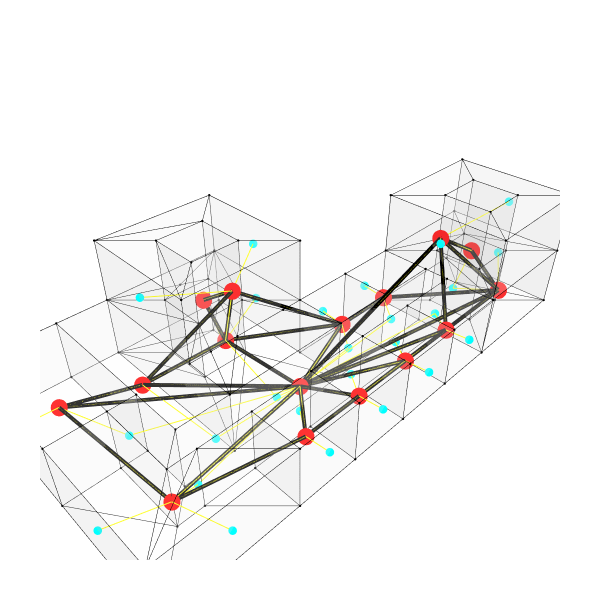

The notebook cell this image was saved under:
### Markdown cell above
## 2.4. Graph styling and plotting

### Code cell
# Style cells graph
vertices_cells = Graph.Vertices(g_cells)
for v in vertices_cells:
    d = Dictionary.ByKeysValues(["size", "color"], [20, "red"])
    v = Topology.SetDictionary(v, d)

edges_cells = Graph.Edges(g_cells)
for e in edges_cells:
    d = Dictionary.ByKeysValues(["width", "color"], [8, "black"])
    e = Topology.SetDictionary(e, d)

# Style apertures graph
vertices_apertures = Graph.Vertices(g_apertures)
for v in vertices_apertures:
    d = Dictionary.ByKeysValues(["size", "color"], [10, "cyan"])
    v = Topology.SetDictionary(v, d)

edges_apertures = Graph.Edges(g_apertures)
for e in edges_apertures:
    d = Dictionary.ByKeysValues(["width", "color"], [2, "yellow"])
    e = Topology.SetDictionary(e, d)

# Visualize both graphs together
Topology.Show(building, g_apertures, g_cells,
              vertexSizeKey="size",
              vertexColorKey="color",
              edgeWidthKey="width",
              edgeColorKey="color",
              faceOpacity=0.2,
              width=600,
              height=600,
              backgroundColor="white",
              renderer=renderer)

### Figure 1 — Plotly figure (JSON) as saved in the notebook; plotly's stock layout.template omitted (floating-point values rounded to 4 significant figures; data arrays with more than 128 entries replaced by an {"elided": "..."} marker saying what was removed)
{"data": [{"customdata": ["", "", "", "", "", "", "", "", "", "", "", "", "", "", "", "", "", "", "", "", "", "", "", "", "", "", "", "", "", "", "", "", "", "", "", "", "", "", "", "", "", "", "", "", "", "", "", "", "", "", "", "", "", "", "", "", "", "", "", "", "", "", "", "", "", "", "", "", "", "", "", "", "", "", "", "", "", "", "", "", "", "", "", "", "", "", "", "", "", "", "", "", "", "", "", "", ""], "hoverinfo": "text", "hovertemplate": ["Click ", "Click ", "Click ", "Click ", "Click ", "Click ", "Click ", "Click ", "Click ", "Click ", "Click ", "Click ", "Click ", "Click ", "Click ", "Click ", "Click ", "Click ", "Click ", "Click ", "Click ", "Click ", "Click ", "Click ", "Click ", "Click ", "Click ", "Click ", "Click ", "Click ", "Click ", "Click ", "Click ", "Click ", "Click ", "Click ", "Click ", "Click ", "Click ", "Click ", "Click ", "Click ", "Click ", "Click ", "Click ", "Click ", "Click ", "Click ", "Click ", "Click ", "Click ", "Click ", "Click ", "Click ", "Click ", "Click ", "Click ", "Click ", "Click ", "Click ", "Click ", "Click ", "Click ", "Click ", "Click ", "Click ", "Click ", "Click ", "Click ", "Click ", "Click ", "Click ", "Click ", "Click ", "Click ", "Click ", "Click ", "Click ", "Click ", "Click ", "Click ", "Click ", "Click ", "Click ", "Click ", "Click ", "Click ", "Click ", "Click ", "Click ", "Click ", "Click ", "Click ", "Click ", "Click ", "Click ", "Click "], "hovertext": ["", "", "", "", "", "", "", "", "", "", "", "", "", "", "", "", "", "", "", "", "", "", "", "", "", "", "", "", "", "", "", "", "", "", "", "", "", "", "", "", "", "", "", "", "", "", "", "", "", "", "", "", "", "", "", "", "", "", "", "", "", "", "", "", "", "", "", "", "", "", "", "", "", "", "", "", "", "", "", "", "", "", "", "", "", "", "", "", "", "", "", "", "", "", "", "", ""], "legendgroup": "1", "legendrank": 1, "marker": {"color": ["#000000", "#000000", "#000000", "#000000", "#000000", "#000000", "#000000", "#000000", "#000000", "#000000", "#000000", "#000000", "#000000", "#000000", "#000000", "#000000", "#000000", "#000000", "#000000", "#000000", "#000000", "#000000", "#000000", "#000000", "#000000", "#000000", "#000000", "#000000", "#000000", "#000000", "#000000", "#000000", "#000000", "#000000", "#000000", "#000000", "#000000", "#000000", "#000000", "#000000", "#000000", "#000000", "#000000", "#000000", "#000000", "#000000", "#000000", "#000000", "#000000", "#000000", "#000000", "#000000", "#000000", "#000000", "#000000", "#000000", "#000000", "#000000", "#000000", "#000000", "#000000", "#000000", "#000000", "#000000", "#000000", "#000000", "#000000", "#000000", "#000000", "#000000", "#000000", "#000000", "#000000", "#000000", "#000000", "#000000", "#000000", "#000000", "#000000", "#000000", "#000000", "#000000", "#000000", "#000000", "#000000", "#000000", "#000000", "#000000", "#000000", "#000000", "#000000", "#000000", "#000000", "#000000", "#000000", "#000000", "#000000"], "line": {"width": 0}, "opacity": 1, "size": [2.8, 2.8, 2.8, 2.8, 2.8, 2.8, 2.8, 2.8, 2.8, 2.8, 2.8, 2.8, 2.8, 2.8, 2.8, 2.8, 2.8, 2.8, 2.8, 2.8, 2.8, 2.8, 2.8, 2.8, 2.8, 2.8, 2.8, 2.8, 2.8, 2.8, 2.8, 2.8, 2.8, 2.8, 2.8, 2.8, 2.8, 2.8, 2.8, 2.8, 2.8, 2.8, 2.8, 2.8, 2.8, 2.8, 2.8, 2.8, 2.8, 2.8, 2.8, 2.8, 2.8, 2.8, 2.8, 2.8, 2.8, 2.8, 2.8, 2.8, 2.8, 2.8, 2.8, 2.8, 2.8, 2.8, 2.8, 2.8, 2.8, 2.8, 2.8, 2.8, 2.8, 2.8, 2.8, 2.8, 2.8, 2.8, 2.8, 2.8, 2.8, 2.8, 2.8, 2.8, 2.8, 2.8, 2.8, 2.8, 2.8, 2.8, 2.8, 2.8, 2.8, 2.8, 2.8, 2.8, 2.8], "sizemode": "diameter", "symbol": "circle"}, "mode": "markers", "name": "1: Untitled (Vertices)", "showlegend": false, "text": ["", "", "", "", "", "", "", "", "", "", "", "", "", "", "", "", "", "", "", "", "", "", "", "", "", "", "", "", "", "", "", "", "", "", "", "", "", "", "", "", "", "", "", "", "", "", "", "", "", "", "", "", "", "", "", "", "", "", "", "", "", "", "", "", "", "", "", "", "", "", "", "", "", "", "", "", "", "", "", "", "", "", "", "", "", "", "", "", "", "", "", "", "", "", "", "", ""], "type": "scatter3d", "x": [12.5, 12.5, 12.5, 12.5, 15, 15, 15, 15, 10, 10, 10, 10, 5, 3, 10, 12.5, 15, 7.5, 5, 3, 2, 3, 2, 3, 5, 7.5, 15, 12.5, 10, 5, 3, 2, 3, 2, 20, 20, 15, 16.5, 16.5, 16.5, 15, 18.5, 20, 20, 18.5, 18.5, 16.5, 18.5, 7.5, 7.5, 3, 5, 5, 5, 3, 8.5, 10, 10, 7, 9.143, 10, 10, 6.5, 5.857, 6.5, 8.5, 8.5, 7.5, 6.5, 6.5, 8.5, 12.5, 12.5, 5, 5, 0, 0, 0, 0, 0, 0, 15, 15, 16.5, 16.5, 18.5, 20, 20, 18.5, 5, 10, 5, 10, 8.5, 6.5, 6.5, 8.5], "y": [2, 2, 0, 0, 2, 2, 0, 0, 2, 2, 0, 0, 3, 3, 3, 3, 3, 2, 2, 2, 2, 3, 2, 2, 2, 2, 3, 3, 3, 3, 5, 5, 5, 5, 0, 0, 5, 3.5, 1.5, 3.5, 5, 1.5, 5, 5, 1.5, 3.5, 1.5, 3.5, 0, 0, 10, 10, 10, 5, 10, 6.5, 5, 5, 5, 5, 10, 10, 6.5, 5, 6.5, 6.5, 8.5, 8.929, 8.5, 8.5, 8.5, 5, 5, 0, 0, 0, 0, 5, 5, 10, 10, 5, 0, 3.5, 1.5, 3.5, 5, 0, 1.5, 5, 5, 10, 10, 6.5, 6.5, 8.5, 8.5], "z": [2.5, 0, 0, 2.5, 0, 2.5, 0, 2.5, 0, 2.5, 0, 2.5, 0, 0, 0, 0, 0, 0, 0, 0, 0, 2.5, 2.5, 2.5, 2.5, 2.5, 2.5, 2.5, 2.5, 2.5, 0, 0, 2.5, 2.5, 0, 2.5, 0, 0, 0, 2.5, 2.5, 0, 0, 2.5, 2.5, 0, 2.5, 2.5, 0, 2.5, 0, 0, 2.5, 2.5, 2.5, 0, 0, 2.5, 2.5, 2.5, 2.5, 0, 0, 2.5, 2.5, 2.5, 0, 2.5, 0, 2.5, 2.5, 0, 2.5, 0, 2.5, 0, 2.5, 0, 2.5, 0, 2.5, 5, 5, 5, 5, 5, 5, 5, 5, 5, 5, 5, 5, 5, 5, 5, 5]}, {"hoverinfo": "text", "hovertext": [], "legendgroup": "2", "legendrank": 2, "line": {"color": "#000000", "dash": "solid", "width": 1}, "marker": {"color": "#000000", "size": 0.25, "symbol": "circle"}, "mode": "markers+lines", "name": "1: Untitled (Edges)", "showlegend": false, "text": [], "type": "scatter3d", "x": {"elided": "687 float values"}, "y": {"elided": "687 float values"}, "z": {"elided": "687 float values"}}, {"cmax": 1, "cmin": 0, "color": "#FAFAFA", "colorscale": [[0, "#440154"], [0.1111, "#482878"], [0.2222, "#3e4989"], [0.3333, "#31688e"], [0.4444, "#26828e"], [0.5556, "#1f9e89"], [0.6667, "#35b779"], [0.7778, "#6ece58"], [0.8889, "#b5de2b"], [1, "#fde725"]], "flatshading": true, "hoverinfo": "text", "hovertext": "", "i": {"elided": "278 int values"}, "j": {"elided": "278 int values"}, "k": {"elided": "278 int values"}, "legendgroup": "3", "legendrank": 3, "lighting": {"facenormalsepsilon": 0}, "name": "1: Untitled (Faces)", "opacity": 0.2, "showlegend": false, "showscale": false, "text": "", "type": "mesh3d", "x": [12.5, 12.5, 12.5, 12.5, 15, 15, 15, 15, 10, 10, 10, 10, 12.5, 15, 10, 7.5, 5, 5, 3, 3, 2, 3, 2, 3, 5, 5, 7.5, 10, 12.5, 15, 2, 3, 2, 3, 20, 20, 16.5, 16.5, 15, 16.5, 15, 18.5, 20, 20, 18.5, 18.5, 16.5, 18.5, 7.5, 7.5, 5, 3, 5, 5, 3, 8.5, 10, 10, 7, 9.143, 10, 10, 6.5, 5.857, 6.5, 8.5, 8.5, 7.5, 6.5, 6.5, 8.5, 12.5, 12.5, 5, 5, 0, 0, 0, 0, 0, 0, 15, 15, 16.5, 16.5, 18.5, 20, 20, 18.5, 5, 10, 5, 10, 8.5, 6.5, 6.5, 8.5], "y": [0, 2, 2, 0, 2, 2, 0, 0, 2, 2, 0, 0, 3, 3, 3, 2, 3, 2, 3, 2, 2, 3, 2, 2, 3, 2, 2, 3, 3, 3, 5, 5, 5, 5, 0, 0, 1.5, 3.5, 5, 3.5, 5, 1.5, 5, 5, 1.5, 3.5, 1.5, 3.5, 0, 0, 10, 10, 10, 5, 10, 6.5, 5, 5, 5, 5, 10, 10, 6.5, 5, 6.5, 6.5, 8.5, 8.929, 8.5, 8.5, 8.5, 5, 5, 0, 0, 0, 0, 5, 5, 10, 10, 5, 0, 3.5, 1.5, 3.5, 5, 0, 1.5, 5, 5, 10, 10, 6.5, 6.5, 8.5, 8.5], "z": [0, 2.5, 0, 2.5, 2.5, 0, 0, 2.5, 0, 2.5, 0, 2.5, 0, 0, 0, 0, 0, 0, 0, 0, 0, 2.5, 2.5, 2.5, 2.5, 2.5, 2.5, 2.5, 2.5, 2.5, 0, 0, 2.5, 2.5, 0, 2.5, 0, 0, 0, 2.5, 2.5, 0, 0, 2.5, 2.5, 0, 2.5, 2.5, 0, 2.5, 0, 0, 2.5, 2.5, 2.5, 0, 0, 2.5, 2.5, 2.5, 2.5, 0, 0, 2.5, 2.5, 2.5, 0, 2.5, 0, 2.5, 2.5, 0, 2.5, 0, 2.5, 0, 2.5, 0, 2.5, 0, 2.5, 5, 5, 5, 5, 5, 5, 5, 5, 5, 5, 5, 5, 5, 5, 5, 5]}, {"hoverinfo": "text", "hovertext": [], "legendgroup": "6", "legendrank": 6, "line": {"color": "#FFFF00", "dash": "solid", "width": 2}, "marker": {"color": "#FFFF00", "size": 0.5, "symbol": "circle"}, "mode": "markers+lines", "name": "2: Untitled Graph (Edges)", "showlegend": false, "text": [], "type": "scatter3d", "x": {"elided": "216 float values"}, "y": {"elided": "216 float values"}, "z": {"elided": "216 float values"}}, {"customdata": ["", "", "", "", "", "", "", "", "", "", "", "", "", "", "", "", "", "", "", "", "", "", "", "", "", "", "", "", "", "", "", "", "", "", "", "", "", "", "", "", "", "", ""], "hoverinfo": "text", "hovertemplate": ["Click ", "Click ", "Click ", "Click ", "Click ", "Click ", "Click ", "Click ", "Click ", "Click ", "Click ", "Click ", "Click ", "Click ", "Click ", "Click ", "Click ", "Click ", "Click ", "Click ", "Click ", "Click ", "Click ", "Click ", "Click ", "Click ", "Click ", "Click ", "Click ", "Click ", "Click ", "Click ", "Click ", "Click ", "Click ", "Click ", "Click ", "Click ", "Click ", "Click ", "Click ", "Click ", "Click "], "hovertext": ["", "", "", "", "", "", "", "", "", "", "", "", "", "", "", "", "", "", "", "", "", "", "", "", "", "", "", "", "", "", "", "", "", "", "", "", "", "", "", "", "", "", ""], "legendgroup": "5", "legendrank": 5, "marker": {"color": ["#00FFFF", "#00FFFF", "#00FFFF", "#00FFFF", "#00FFFF", "#00FFFF", "#00FFFF", "#00FFFF", "#00FFFF", "#00FFFF", "#00FFFF", "#00FFFF", "#00FFFF", "#00FFFF", "#00FFFF", "#00FFFF", "#00FFFF", "#00FFFF", "#00FFFF", "#00FFFF", "#00FFFF", "#00FFFF", "#00FFFF", "#00FFFF", "#00FFFF", "#00FFFF", "#00FFFF", "#00FFFF", "#00FFFF", "#00FFFF", "#00FFFF", "#00FFFF", "#00FFFF", "#00FFFF", "#00FFFF", "#00FFFF", "#00FFFF", "#00FFFF", "#00FFFF", "#00FFFF", "#00FFFF", "#00FFFF", "#00FFFF"], "line": {"width": 0}, "opacity": 1, "size": [10, 10, 10, 10, 10, 10, 10, 10, 10, 10, 10, 10, 10, 10, 10, 10, 10, 10, 10, 10, 10, 10, 10, 10, 10, 10, 10, 10, 10, 10, 10, 10, 10, 10, 10, 10, 10, 10, 10, 10, 10, 10, 10], "sizemode": "diameter", "symbol": "circle"}, "mode": "markers", "name": "2: Untitled Graph (Vertices)", "showlegend": false, "text": ["", "", "", "", "", "", "", "", "", "", "", "", "", "", "", "", "", "", "", "", "", "", "", "", "", "", "", "", "", "", "", "", "", "", "", "", "", "", "", "", "", "", ""], "type": "scatter3d", "x": [8.75, 13.75, 17.5, 16.5, 10.5, 4, 1.5, 7.5, 13.75, 6.9, 14.5, 2.5, 9.5, 7.5, 0, 13.75, 7.7, 4.321, 20, 12, 11.25, 17.5, 10, 13.75, 7, 6.25, 20, 11.25, 0, 11.25, 1.938, 7.5, 2.871, 15, 15.5, 10, 8.75, 5, 6.25, 7.5, 2.5, 11.25, 13], "y": [1, 4, 2.5, 2.5, 3, 6.5, 7.5, 7.5, 1, 3, 2, 5, 2, 6.5, 7.5, 5, 2.7, 3, 2.5, 2, 5, 1, 7.5, 0, 2, 1, 2.5, 0, 2.5, 1, 1.938, 5.75, 2, 2.5, 2.833, 7.5, 0, 7.5, 0, 6.371, 0, 4, 3], "z": [1.25, 1.25, 2.5, 1.1, 1.1, 1.25, 1.25, 2.5, 1.25, 1.1, 1.1, 1.1, 1.1, 1.1, 1.35, 1.35, 1.25, 1.1, 1.35, 1.1, 1.35, 1.25, 3.85, 1.35, 1.1, 1.25, 3.85, 1.35, 1.35, 1.25, 1.25, 3.75, 1.1, 3.85, 3.75, 1.35, 1.35, 3.85, 1.35, 1.25, 1.35, 1.25, 1.1]}, {"hoverinfo": "text", "hovertext": [], "legendgroup": "10", "legendrank": 10, "line": {"color": "#000000", "dash": "solid", "width": 8}, "marker": {"color": "#000000", "size": 2, "symbol": "circle"}, "mode": "markers+lines", "name": "3: Untitled Graph (Edges)", "showlegend": false, "text": [], "type": "scatter3d", "x": [13.75, 7.7, null, 13.75, 15.5, null, 13.75, 17.5, null, 13.75, 11.25, null, 7.7, 4, null, 4, 7.5, null, 4, 7.5, null, 4, 1.5, null, 7.7, 13.75, null, 15.5, 13.75, null, 11.25, 13.75, null, 17.5, 13.75, null, 15.5, 17.5, null, 17.5, 17.5, null, 7.7, 1.938, null, 6.25, 1.938, null, 1.938, 1.5, null, 7.7, 8.75, null, 7.7, 6.25, null, 7.7, 15.5, null, 7.7, 7.5, null, 7.7, 1.5, null, 7.7, 11.25, null, 7.7, 17.5, null, 11.25, 7.7, null, 17.5, 15.5, null, 8.75, 6.25, null, 11.25, 8.75, null, 11.25, 7.5, null, 7.5, 11.25, null, 7.5, 7.5, null, 7.5, 7.5, null, 7.5, 7.5, null], "y": [1, 2.7, null, 1, 2.833, null, 1, 1, null, 1, 1, null, 2.7, 6.5, null, 6.5, 5.75, null, 6.5, 6.371, null, 6.5, 7.5, null, 2.7, 4, null, 2.833, 4, null, 4, 4, null, 1, 4, null, 2.833, 2.5, null, 1, 2.5, null, 2.7, 1.938, null, 1, 1.938, null, 1.938, 7.5, null, 2.7, 1, null, 2.7, 1, null, 2.7, 2.833, null, 2.7, 6.371, null, 2.7, 7.5, null, 2.7, 4, null, 2.7, 1, null, 1, 2.7, null, 1, 2.833, null, 1, 1, null, 1, 1, null, 4, 5.75, null, 6.371, 4, null, 5.75, 7.5, null, 6.371, 5.75, null, 6.371, 7.5, null], "z": [1.25, 1.25, null, 1.25, 3.75, null, 1.25, 1.25, null, 1.25, 1.25, null, 1.25, 1.25, null, 1.25, 3.75, null, 1.25, 1.25, null, 1.25, 1.25, null, 1.25, 1.25, null, 3.75, 1.25, null, 1.25, 1.25, null, 1.25, 1.25, null, 3.75, 2.5, null, 1.25, 2.5, null, 1.25, 1.25, null, 1.25, 1.25, null, 1.25, 1.25, null, 1.25, 1.25, null, 1.25, 1.25, null, 1.25, 3.75, null, 1.25, 1.25, null, 1.25, 1.25, null, 1.25, 1.25, null, 1.25, 1.25, null, 1.25, 1.25, null, 1.25, 3.75, null, 1.25, 1.25, null, 1.25, 1.25, null, 1.25, 3.75, null, 1.25, 1.25, null, 3.75, 2.5, null, 1.25, 3.75, null, 1.25, 2.5, null]}, {"customdata": ["", "", "", "", "", "", "", "", "", "", "", "", "", "", "", ""], "hoverinfo": "text", "hovertemplate": ["Click ", "Click ", "Click ", "Click ", "Click ", "Click ", "Click ", "Click ", "Click ", "Click ", "Click ", "Click ", "Click ", "Click ", "Click ", "Click "], "hovertext": ["", "", "", "", "", "", "", "", "", "", "", "", "", "", "", ""], "legendgroup": "9", "legendrank": 9, "marker": {"color": ["#FF0000", "#FF0000", "#FF0000", "#FF0000", "#FF0000", "#FF0000", "#FF0000", "#FF0000", "#FF0000", "#FF0000", "#FF0000", "#FF0000", "#FF0000", "#FF0000", "#FF0000", "#FF0000"], "line": {"width": 0}, "opacity": 1, "size": [20, 20, 20, 20, 20, 20, 20, 20, 20, 20, 20, 20, 20, 20, 20, 20], "sizemode": "diameter", "symbol": "circle"}, "mode": "markers", "name": "3: Untitled Graph (Vertices)", "showlegend": false, "text": ["", "", "", "", "", "", "", "", "", "", "", "", "", "", "", ""], "type": "scatter3d", "x": [13.75, 4, 13.75, 17.5, 1.938, 7.7, 17.5, 8.75, 15.5, 6.25, 11.25, 1.5, 7.5, 7.5, 7.5, 11.25], "y": [1, 6.5, 4, 2.5, 1.938, 2.7, 1, 1, 2.833, 1, 4, 7.5, 5.75, 6.371, 7.5, 1], "z": [1.25, 1.25, 1.25, 2.5, 1.25, 1.25, 1.25, 1.25, 3.75, 1.25, 1.25, 1.25, 3.75, 1.25, 2.5, 1.25]}], "layout": {"autosize": true, "height": 600, "margin": {"b": 40, "l": 40, "r": 40, "t": 40}, "paper_bgcolor": "#FFFFFF", "plot_bgcolor": "#FFFFFF", "scene": {"aspectmode": "data", "camera": {"center": {"x": 0, "y": 0, "z": 0}, "eye": {"x": -1.25, "y": -1.25, "z": 1.25}, "projection": {"type": "perspective"}, "up": {"x": 0, "y": 0, "z": 1}}, "xaxis": {"visible": false}, "yaxis": {"visible": false}, "zaxis": {"visible": false}}, "showlegend": true, "width": 600, "xaxis": {"showgrid": false, "visible": false, "zeroline": false}, "yaxis": {"showgrid": false, "visible": false, "zeroline": false}}}
